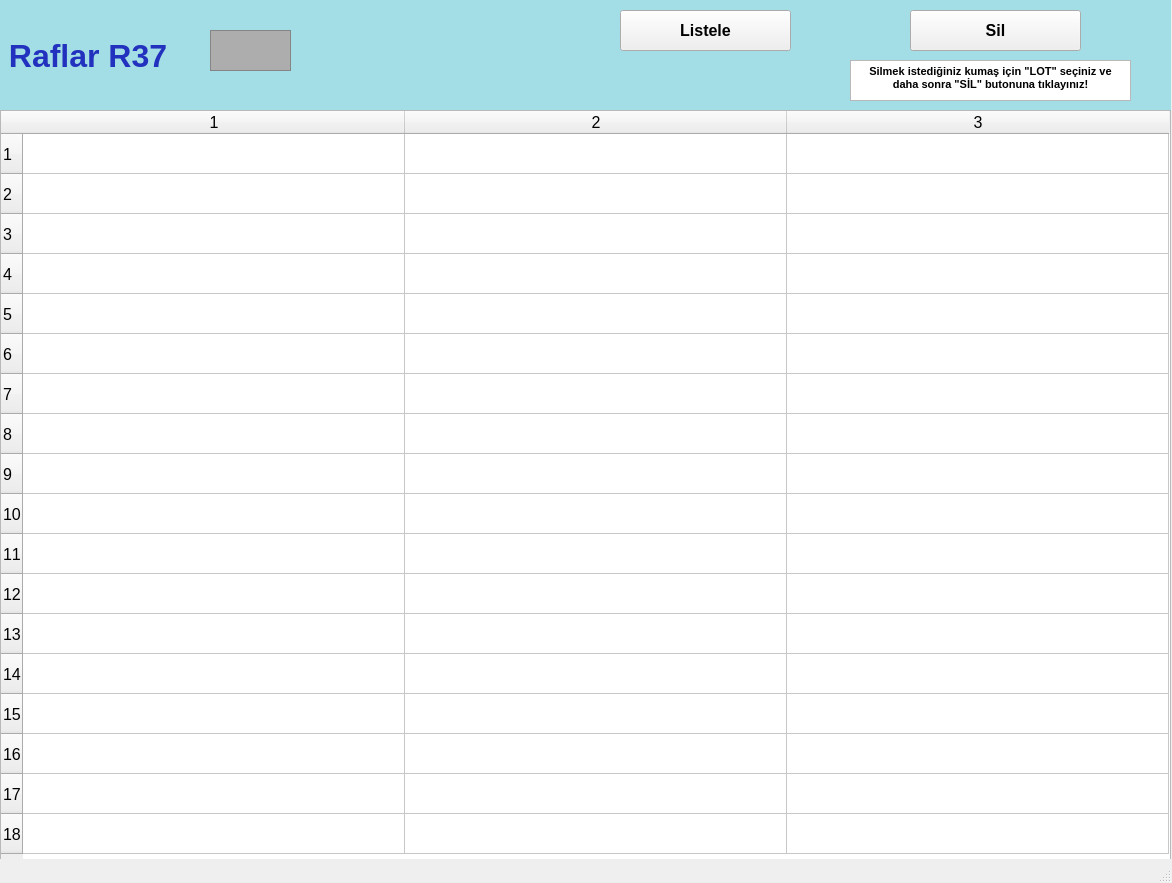
<?xml version="1.0" encoding="UTF-8"?>
<ui version="4.0">
 <class>raflarR37_ekran</class>
 <widget class="QMainWindow" name="raflarR37_ekran">
  <property name="geometry">
   <rect>
    <x>0</x>
    <y>0</y>
    <width>1172</width>
    <height>883</height>
   </rect>
  </property>
  <property name="font">
   <font>
    <pointsize>12</pointsize>
    <weight>50</weight>
    <bold>false</bold>
    <kerning>false</kerning>
   </font>
  </property>
  <property name="windowTitle">
   <string/>
  </property>
  <widget class="QWidget" name="centralwidget">
   <widget class="QLabel" name="raflarR1yazi_lbl">
    <property name="geometry">
     <rect>
      <x>0</x>
      <y>0</y>
      <width>1171</width>
      <height>111</height>
     </rect>
    </property>
    <property name="font">
     <font>
      <pointsize>24</pointsize>
      <weight>75</weight>
      <bold>true</bold>
     </font>
    </property>
    <property name="styleSheet">
     <string notr="true">background-color: rgb(163, 221, 229);
color: rgb(34, 50, 190);</string>
    </property>
    <property name="text">
     <string> Raflar R37</string>
    </property>
   </widget>
   <widget class="QFrame" name="raflarR1_img">
    <property name="geometry">
     <rect>
      <x>210</x>
      <y>30</y>
      <width>81</width>
      <height>41</height>
     </rect>
    </property>
    <property name="styleSheet">
     <string notr="true">background-color: rgb(173, 173, 173);</string>
    </property>
    <property name="frameShape">
     <enum>QFrame::StyledPanel</enum>
    </property>
    <property name="frameShadow">
     <enum>QFrame::Raised</enum>
    </property>
   </widget>
   <widget class="QTableWidget" name="R37_tw">
    <property name="geometry">
     <rect>
      <x>0</x>
      <y>110</y>
      <width>1171</width>
      <height>751</height>
     </rect>
    </property>
    <property name="baseSize">
     <size>
      <width>0</width>
      <height>0</height>
     </size>
    </property>
    <property name="rowCount">
     <number>18</number>
    </property>
    <property name="columnCount">
     <number>3</number>
    </property>
    <attribute name="horizontalHeaderVisible">
     <bool>true</bool>
    </attribute>
    <attribute name="horizontalHeaderCascadingSectionResizes">
     <bool>false</bool>
    </attribute>
    <attribute name="horizontalHeaderDefaultSectionSize">
     <number>382</number>
    </attribute>
    <attribute name="horizontalHeaderMinimumSectionSize">
     <number>38</number>
    </attribute>
    <attribute name="verticalHeaderDefaultSectionSize">
     <number>40</number>
    </attribute>
    <attribute name="verticalHeaderMinimumSectionSize">
     <number>23</number>
    </attribute>
    <row/>
    <row/>
    <row/>
    <row/>
    <row/>
    <row/>
    <row/>
    <row/>
    <row/>
    <row/>
    <row/>
    <row/>
    <row/>
    <row/>
    <row/>
    <row/>
    <row/>
    <row/>
    <column/>
    <column/>
    <column/>
   </widget>
   <widget class="QPushButton" name="listeleR37_btn">
    <property name="geometry">
     <rect>
      <x>620</x>
      <y>10</y>
      <width>171</width>
      <height>41</height>
     </rect>
    </property>
    <property name="font">
     <font>
      <pointsize>12</pointsize>
      <weight>75</weight>
      <bold>true</bold>
     </font>
    </property>
    <property name="text">
     <string>Listele</string>
    </property>
   </widget>
   <widget class="QPushButton" name="silR37_btn">
    <property name="geometry">
     <rect>
      <x>910</x>
      <y>10</y>
      <width>171</width>
      <height>41</height>
     </rect>
    </property>
    <property name="font">
     <font>
      <pointsize>12</pointsize>
      <weight>75</weight>
      <bold>true</bold>
     </font>
    </property>
    <property name="text">
     <string>Sil</string>
    </property>
   </widget>
   <widget class="QTextBrowser" name="textBrowser">
    <property name="geometry">
     <rect>
      <x>850</x>
      <y>60</y>
      <width>281</width>
      <height>41</height>
     </rect>
    </property>
    <property name="html">
     <string>&lt;!DOCTYPE HTML PUBLIC &quot;-//W3C//DTD HTML 4.0//EN&quot; &quot;http://www.w3.org/TR/REC-html40/strict.dtd&quot;&gt;
&lt;html&gt;&lt;head&gt;&lt;meta name=&quot;qrichtext&quot; content=&quot;1&quot; /&gt;&lt;style type=&quot;text/css&quot;&gt;
p, li { white-space: pre-wrap; }
&lt;/style&gt;&lt;/head&gt;&lt;body style=&quot; font-family:'MS Shell Dlg 2'; font-size:12pt; font-weight:400; font-style:normal;&quot;&gt;
&lt;p align=&quot;center&quot; style=&quot; margin-top:0px; margin-bottom:0px; margin-left:0px; margin-right:0px; -qt-block-indent:0; text-indent:0px;&quot;&gt;&lt;span style=&quot; font-size:8pt; font-weight:600;&quot;&gt;Silmek istediğiniz kumaş için &amp;quot;LOT&amp;quot; seçiniz ve daha sonra &amp;quot;SİL&amp;quot; butonuna tıklayınız!&lt;/span&gt;&lt;/p&gt;&lt;/body&gt;&lt;/html&gt;</string>
    </property>
   </widget>
  </widget>
  <widget class="QStatusBar" name="statusbar"/>
 </widget>
 <resources/>
 <connections/>
</ui>
